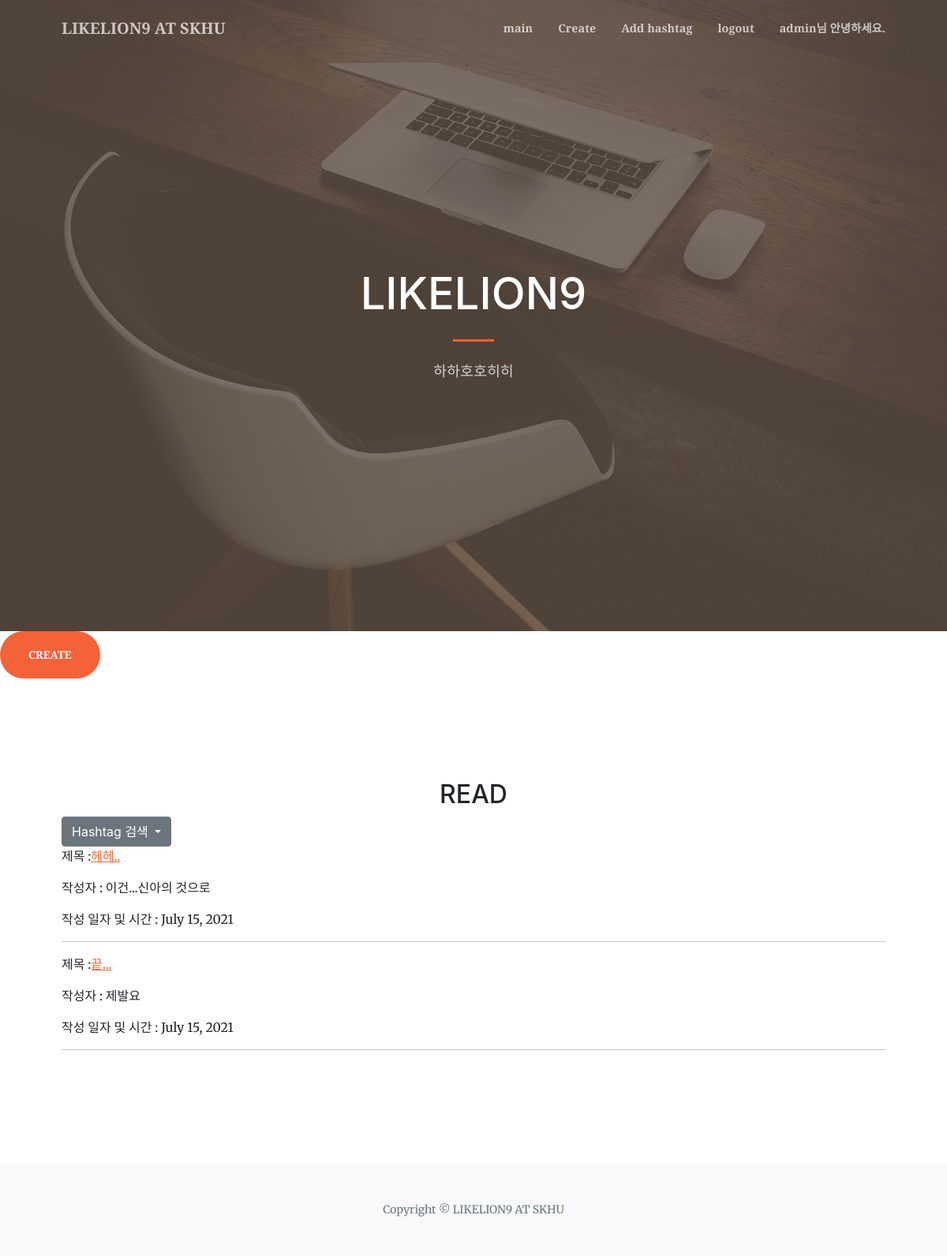
/ (signed in), run on the app's committed database.
### account/models.py (models this page shows)
class CustomUser(AbstractUser):
    age = models.IntegerField(null=True, blank=True)
    address = models.CharField(max_length=50, null=True, blank=True)

### blog/models.py (models this page shows, shortened)
class Blog(models.Model):
    title = models.CharField(max_length=200)
    pub_date = models.DateField('date published')
    writer = models.CharField(max_length=15, default='닉네임을 입력해주세요')
    content = models.TextField()
    hashtags = models.ManyToManyField('Hashtag', blank=True)
    image = models.ImageField(upload_to='images/', blank=True)

### blog/views.py (the view)
# urls.py: path('', blog.views.main, name='main'),
def main(request):
    posts = Blog.objects
    hashtags = Hashtag.objects
    return render(request, 'blog/main.html', {'posts':posts, 'hashtags':hashtags})

### blog/templates/blog/main.html (shortened to what this page needs)
{% extends 'blog/base.html' %}
{% block content %}
<a class="btn btn-primary btn-xl" href="{% url 'create' %}">CREATE</a>
<section class="page-section" id="services">
    <div class="container px-4 px-lg-5">
        <h2 class="text-center mt-0">READ</h2>
        <div class="dropdown">
          <button class="btn btn-secondary dropdown-toggle" type="button" id="dropdownMenuButton1" data-bs-toggle="dropdown" aria-expanded="false">
            Hashtag 검색
          </button>
        </div>
        {% for posts in posts.all %}
        <p>제목 :<a href="{% url 'detail' posts.id %}">{{ posts.title }}</a></p>
        <p>작성자 : {{ posts.writer }}</p>
        <p>작성 일자 및 시간 : {{ posts.pub_date }}</p>
        <hr>
        {% endfor %}
    </div>
</section>
{% endblock %}

### blog/templates/blog/index.html (shortened to what this page needs)
{% load static %}
<!DOCTYPE html>
<html lang="en">
    <head>
        <link href="https://cdn.jsdelivr.net/npm/bootstrap-icons@1.5.0/font/bootstrap-icons.css" rel="stylesheet" />
        <link href="https://cdnjs.cloudflare.com/ajax/libs/SimpleLightbox/2.1.0/simpleLightbox.min.css" rel="stylesheet" />
        <link href="{% static 'blog/css/styles.css' %}" rel="stylesheet" />
    </head>
    <body id="page-top">
        <nav class="navbar navbar-expand-lg navbar-light fixed-top py-3" id="mainNav">
            <div class="container px-4 px-lg-5">
                <a class="navbar-brand" href="#page-top">LIKELION9 AT SKHU</a>
                <div class="collapse navbar-collapse" id="navbarResponsive">
                    <ul class="navbar-nav ms-auto my-2 my-lg-0">
                        <li class="nav-item"><a class="nav-link" href="{% url 'main' %}">main</a></li>
                        <li class="nav-item"><a class="nav-link" href="{% url 'create' %}">Create</a></li>
                        <li class="nav-item"><a class="nav-link" href="{% url 'hashtag' %}">Add hashtag</a></li>
                        {% if user.is_active %}
                            <li class="nav-item"><a class="nav-link" href="{% url 'logout' %}">logout</a></li>
                            <li class="nav-item"><a class="nav-link">{{ user.username }}님 안녕하세요.</a></li>
                        {% else %}
                        <li class="nav-item"><a class="nav-link" href="{% url 'login' %}">login</a></li>
                            <li class="nav-item"><a class="nav-link" href="{% url 'signup' %}">signup</a></li>
                        {% endif %}
                    </ul>
                </div>
            </div>
        </nav>
        <header class="masthead">
            <div class="container px-4 px-lg-5 h-100">
                <div class="row gx-4 gx-lg-5 h-100 align-items-center justify-content-center text-center">
                    <div class="col-lg-8 align-self-end">
                        <h1 class="text-white font-weight-bold">LIKELION9</h1>
                        <hr class="divider" />
                    </div>
                    <div class="col-lg-8 align-self-baseline">
                        <p class="text-white-75 mb-5">하하호호히히</p>
                    </div>
                </div>
            </div>
        </header>
        {% block content %}
        {% endblock %}
        <footer class="bg-light py-5">
            <div class="container px-4 px-lg-5"><div class="small text-center text-muted">Copyright &copy; LIKELION9 AT SKHU</div></div>
        </footer>
    </body>
</html>

### data on the page
CustomUser: username "admin"
Blog: title "헤헤..", writer "이건...신아의 것으로", pub_date "July 15, 2021"
Blog: title "끝...", writer "제발요", pub_date "July 15, 2021"
